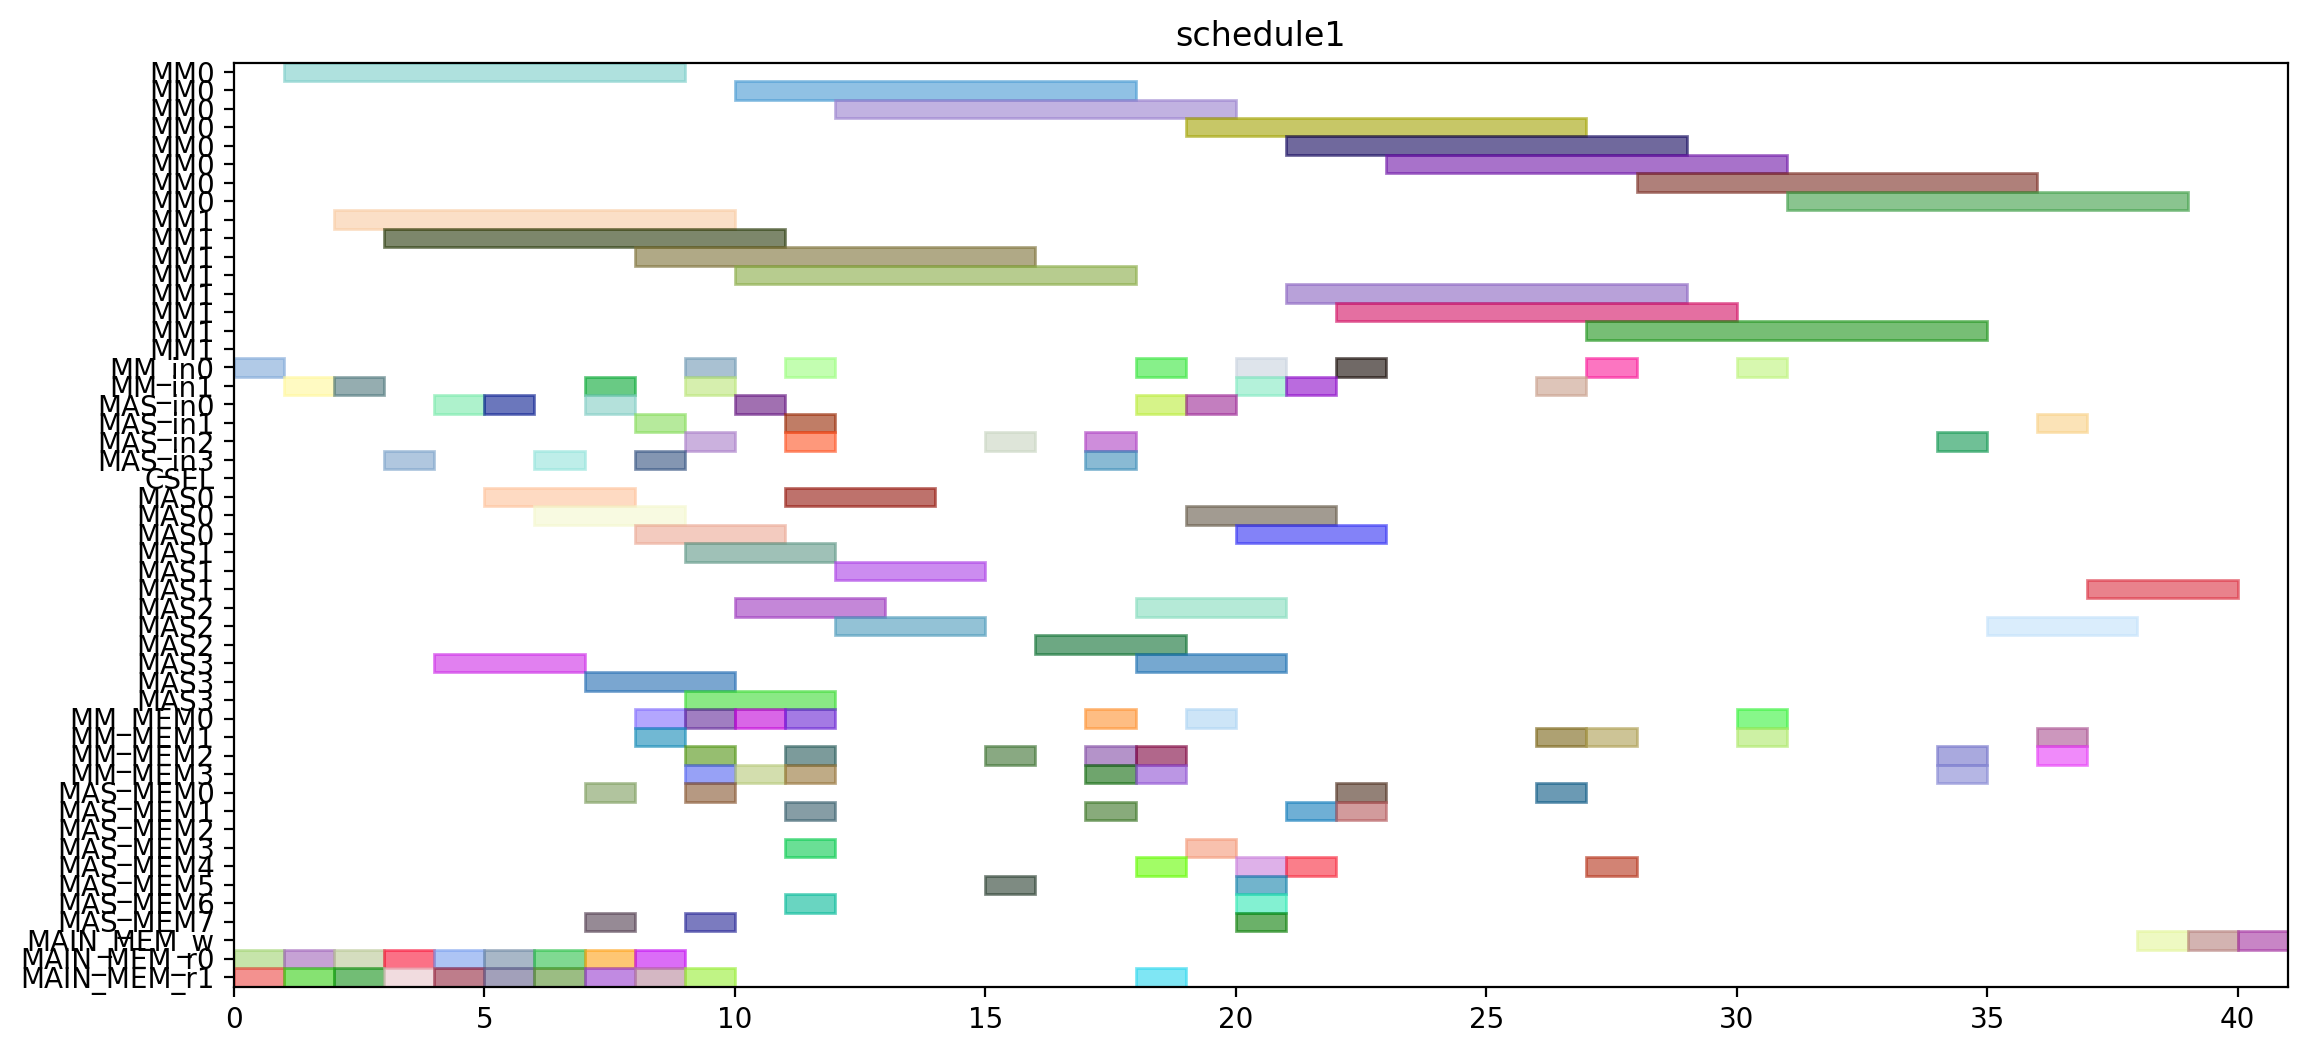

Here is the Python script that generated this plot:
from pyschedule import Scenario, solvers, plotters, alt


def solve():
	horizon = 151
	S = Scenario("schedule1", horizon=horizon)

	# resource
	MM = S.Resources('MM', num=2, size=8)
	MM_in = S.Resources('MM_in', num=2)
	MAS_in = S.Resources('MAS_in', num=4)
	CSEL = S.Resource('CSEL')
	MAS = S.Resources('MAS', num=4, size=3, periods=range(1, horizon))
	MM_MEM = S.Resources('MM_MEM', num=4)
	MAS_MEM = S.Resources('MAS_MEM', num=8)
	MAIN_MEM_w = S.Resource('MAIN_MEM_w', size=1)
	MAIN_MEM_r = S.Resources('MAIN_MEM_r', num=2)

	# result of previous scheduling
	t0_in = S.Task('t0_in', length=1, delay_cost=1)
	S += t0_in >= 0
	t0_in += MM_in[0]

	t0_mem0 = S.Task('t0_mem0', length=1, delay_cost=1)
	S += t0_mem0 >= 0
	t0_mem0 += MAIN_MEM_r[0]

	t0_mem1 = S.Task('t0_mem1', length=1, delay_cost=1)
	S += t0_mem1 >= 0
	t0_mem1 += MAIN_MEM_r[1]

	t0 = S.Task('t0', length=8, delay_cost=1)
	S += t0 >= 1
	t0 += MM[0]

	t2_in = S.Task('t2_in', length=1, delay_cost=1)
	S += t2_in >= 1
	t2_in += MM_in[1]

	t2_mem0 = S.Task('t2_mem0', length=1, delay_cost=1)
	S += t2_mem0 >= 1
	t2_mem0 += MAIN_MEM_r[0]

	t2_mem1 = S.Task('t2_mem1', length=1, delay_cost=1)
	S += t2_mem1 >= 1
	t2_mem1 += MAIN_MEM_r[1]

	t1_in = S.Task('t1_in', length=1, delay_cost=1)
	S += t1_in >= 2
	t1_in += MM_in[1]

	t1_mem0 = S.Task('t1_mem0', length=1, delay_cost=1)
	S += t1_mem0 >= 2
	t1_mem0 += MAIN_MEM_r[0]

	t1_mem1 = S.Task('t1_mem1', length=1, delay_cost=1)
	S += t1_mem1 >= 2
	t1_mem1 += MAIN_MEM_r[1]

	t2 = S.Task('t2', length=8, delay_cost=1)
	S += t2 >= 2
	t2 += MM[1]

	t1 = S.Task('t1', length=8, delay_cost=1)
	S += t1 >= 3
	t1 += MM[1]

	t14_in = S.Task('t14_in', length=1, delay_cost=1)
	S += t14_in >= 3
	t14_in += MAS_in[3]

	t14_mem0 = S.Task('t14_mem0', length=1, delay_cost=1)
	S += t14_mem0 >= 3
	t14_mem0 += MAIN_MEM_r[0]

	t14_mem1 = S.Task('t14_mem1', length=1, delay_cost=1)
	S += t14_mem1 >= 3
	t14_mem1 += MAIN_MEM_r[1]

	t13_in = S.Task('t13_in', length=1, delay_cost=1)
	S += t13_in >= 4
	t13_in += MAS_in[0]

	t13_mem0 = S.Task('t13_mem0', length=1, delay_cost=1)
	S += t13_mem0 >= 4
	t13_mem0 += MAIN_MEM_r[0]

	t13_mem1 = S.Task('t13_mem1', length=1, delay_cost=1)
	S += t13_mem1 >= 4
	t13_mem1 += MAIN_MEM_r[1]

	t14 = S.Task('t14', length=3, delay_cost=1)
	S += t14 >= 4
	t14 += MAS[3]

	t13 = S.Task('t13', length=3, delay_cost=1)
	S += t13 >= 5
	t13 += MAS[0]

	t3_in = S.Task('t3_in', length=1, delay_cost=1)
	S += t3_in >= 5
	t3_in += MAS_in[0]

	t3_mem0 = S.Task('t3_mem0', length=1, delay_cost=1)
	S += t3_mem0 >= 5
	t3_mem0 += MAIN_MEM_r[0]

	t3_mem1 = S.Task('t3_mem1', length=1, delay_cost=1)
	S += t3_mem1 >= 5
	t3_mem1 += MAIN_MEM_r[1]

	t3 = S.Task('t3', length=3, delay_cost=1)
	S += t3 >= 6
	t3 += MAS[0]

	t4_in = S.Task('t4_in', length=1, delay_cost=1)
	S += t4_in >= 6
	t4_in += MAS_in[3]

	t4_mem0 = S.Task('t4_mem0', length=1, delay_cost=1)
	S += t4_mem0 >= 6
	t4_mem0 += MAIN_MEM_r[0]

	t4_mem1 = S.Task('t4_mem1', length=1, delay_cost=1)
	S += t4_mem1 >= 6
	t4_mem1 += MAIN_MEM_r[1]

	t15_in = S.Task('t15_in', length=1, delay_cost=1)
	S += t15_in >= 7
	t15_in += MM_in[1]

	t15_mem0 = S.Task('t15_mem0', length=1, delay_cost=1)
	S += t15_mem0 >= 7
	t15_mem0 += MAS_MEM[0]

	t15_mem1 = S.Task('t15_mem1', length=1, delay_cost=1)
	S += t15_mem1 >= 7
	t15_mem1 += MAS_MEM[7]

	t4 = S.Task('t4', length=3, delay_cost=1)
	S += t4 >= 7
	t4 += MAS[3]

	t9_in = S.Task('t9_in', length=1, delay_cost=1)
	S += t9_in >= 7
	t9_in += MAS_in[0]

	t9_mem0 = S.Task('t9_mem0', length=1, delay_cost=1)
	S += t9_mem0 >= 7
	t9_mem0 += MAIN_MEM_r[0]

	t9_mem1 = S.Task('t9_mem1', length=1, delay_cost=1)
	S += t9_mem1 >= 7
	t9_mem1 += MAIN_MEM_r[1]

	t15 = S.Task('t15', length=8, delay_cost=1)
	S += t15 >= 8
	t15 += MM[1]

	t18_in = S.Task('t18_in', length=1, delay_cost=1)
	S += t18_in >= 8
	t18_in += MAS_in[1]

	t18_mem0 = S.Task('t18_mem0', length=1, delay_cost=1)
	S += t18_mem0 >= 8
	t18_mem0 += MM_MEM[0]

	t18_mem1 = S.Task('t18_mem1', length=1, delay_cost=1)
	S += t18_mem1 >= 8
	t18_mem1 += MM_MEM[1]

	t8_in = S.Task('t8_in', length=1, delay_cost=1)
	S += t8_in >= 8
	t8_in += MAS_in[3]

	t8_mem0 = S.Task('t8_mem0', length=1, delay_cost=1)
	S += t8_mem0 >= 8
	t8_mem0 += MAIN_MEM_r[0]

	t8_mem1 = S.Task('t8_mem1', length=1, delay_cost=1)
	S += t8_mem1 >= 8
	t8_mem1 += MAIN_MEM_r[1]

	t9 = S.Task('t9', length=3, delay_cost=1)
	S += t9 >= 8
	t9 += MAS[0]

	t16_in = S.Task('t16_in', length=1, delay_cost=1)
	S += t16_in >= 9
	t16_in += MAS_in[2]

	t16_mem0 = S.Task('t16_mem0', length=1, delay_cost=1)
	S += t16_mem0 >= 9
	t16_mem0 += MM_MEM[0]

	t16_mem1 = S.Task('t16_mem1', length=1, delay_cost=1)
	S += t16_mem1 >= 9
	t16_mem1 += MM_MEM[3]

	t18 = S.Task('t18', length=3, delay_cost=1)
	S += t18 >= 9
	t18 += MAS[1]

	t20_in = S.Task('t20_in', length=1, delay_cost=1)
	S += t20_in >= 9
	t20_in += MM_in[1]

	t20_mem0 = S.Task('t20_mem0', length=1, delay_cost=1)
	S += t20_mem0 >= 9
	t20_mem0 += MM_MEM[2]

	t20_mem1 = S.Task('t20_mem1', length=1, delay_cost=1)
	S += t20_mem1 >= 9
	t20_mem1 += MAIN_MEM_r[1]

	t5_in = S.Task('t5_in', length=1, delay_cost=1)
	S += t5_in >= 9
	t5_in += MM_in[0]

	t5_mem0 = S.Task('t5_mem0', length=1, delay_cost=1)
	S += t5_mem0 >= 9
	t5_mem0 += MAS_MEM[0]

	t5_mem1 = S.Task('t5_mem1', length=1, delay_cost=1)
	S += t5_mem1 >= 9
	t5_mem1 += MAS_MEM[7]

	t8 = S.Task('t8', length=3, delay_cost=1)
	S += t8 >= 9
	t8 += MAS[3]

	t16 = S.Task('t16', length=3, delay_cost=1)
	S += t16 >= 10
	t16 += MAS[2]

	t20 = S.Task('t20', length=8, delay_cost=1)
	S += t20 >= 10
	t20 += MM[1]

	t5 = S.Task('t5', length=8, delay_cost=1)
	S += t5 >= 10
	t5 += MM[0]

	t6_in = S.Task('t6_in', length=1, delay_cost=1)
	S += t6_in >= 10
	t6_in += MAS_in[0]

	t6_mem0 = S.Task('t6_mem0', length=1, delay_cost=1)
	S += t6_mem0 >= 10
	t6_mem0 += MM_MEM[0]

	t6_mem1 = S.Task('t6_mem1', length=1, delay_cost=1)
	S += t6_mem1 >= 10
	t6_mem1 += MM_MEM[3]

	t10_in = S.Task('t10_in', length=1, delay_cost=1)
	S += t10_in >= 11
	t10_in += MM_in[0]

	t10_mem0 = S.Task('t10_mem0', length=1, delay_cost=1)
	S += t10_mem0 >= 11
	t10_mem0 += MAS_MEM[6]

	t10_mem1 = S.Task('t10_mem1', length=1, delay_cost=1)
	S += t10_mem1 >= 11
	t10_mem1 += MAS_MEM[1]

	t11_in = S.Task('t11_in', length=1, delay_cost=1)
	S += t11_in >= 11
	t11_in += MAS_in[1]

	t11_mem0 = S.Task('t11_mem0', length=1, delay_cost=1)
	S += t11_mem0 >= 11
	t11_mem0 += MM_MEM[2]

	t11_mem1 = S.Task('t11_mem1', length=1, delay_cost=1)
	S += t11_mem1 >= 11
	t11_mem1 += MM_MEM[3]

	t19_in = S.Task('t19_in', length=1, delay_cost=1)
	S += t19_in >= 11
	t19_in += MAS_in[2]

	t19_mem0 = S.Task('t19_mem0', length=1, delay_cost=1)
	S += t19_mem0 >= 11
	t19_mem0 += MM_MEM[0]

	t19_mem1 = S.Task('t19_mem1', length=1, delay_cost=1)
	S += t19_mem1 >= 11
	t19_mem1 += MAS_MEM[3]

	t6 = S.Task('t6', length=3, delay_cost=1)
	S += t6 >= 11
	t6 += MAS[0]

	t10 = S.Task('t10', length=8, delay_cost=1)
	S += t10 >= 12
	t10 += MM[0]

	t11 = S.Task('t11', length=3, delay_cost=1)
	S += t11 >= 12
	t11 += MAS[1]

	t19 = S.Task('t19', length=3, delay_cost=1)
	S += t19 >= 12
	t19 += MAS[2]

	t17_in = S.Task('t17_in', length=1, delay_cost=1)
	S += t17_in >= 15
	t17_in += MAS_in[2]

	t17_mem0 = S.Task('t17_mem0', length=1, delay_cost=1)
	S += t17_mem0 >= 15
	t17_mem0 += MM_MEM[2]

	t17_mem1 = S.Task('t17_mem1', length=1, delay_cost=1)
	S += t17_mem1 >= 15
	t17_mem1 += MAS_MEM[5]

	t17 = S.Task('t17', length=3, delay_cost=1)
	S += t17 >= 16
	t17 += MAS[2]

	t22_in = S.Task('t22_in', length=1, delay_cost=1)
	S += t22_in >= 17
	t22_in += MAS_in[2]

	t22_mem0 = S.Task('t22_mem0', length=1, delay_cost=1)
	S += t22_mem0 >= 17
	t22_mem0 += MM_MEM[2]

	t22_mem1 = S.Task('t22_mem1', length=1, delay_cost=1)
	S += t22_mem1 >= 17
	t22_mem1 += MM_MEM[3]

	t7_in = S.Task('t7_in', length=1, delay_cost=1)
	S += t7_in >= 17
	t7_in += MAS_in[3]

	t7_mem0 = S.Task('t7_mem0', length=1, delay_cost=1)
	S += t7_mem0 >= 17
	t7_mem0 += MM_MEM[0]

	t7_mem1 = S.Task('t7_mem1', length=1, delay_cost=1)
	S += t7_mem1 >= 17
	t7_mem1 += MAS_MEM[1]

	t21_in = S.Task('t21_in', length=1, delay_cost=1)
	S += t21_in >= 18
	t21_in += MAS_in[0]

	t21_mem0 = S.Task('t21_mem0', length=1, delay_cost=1)
	S += t21_mem0 >= 18
	t21_mem0 += MM_MEM[2]

	t21_mem1 = S.Task('t21_mem1', length=1, delay_cost=1)
	S += t21_mem1 >= 18
	t21_mem1 += MM_MEM[3]

	t22 = S.Task('t22', length=3, delay_cost=1)
	S += t22 >= 18
	t22 += MAS[2]

	t23_in = S.Task('t23_in', length=1, delay_cost=1)
	S += t23_in >= 18
	t23_in += MM_in[0]

	t23_mem0 = S.Task('t23_mem0', length=1, delay_cost=1)
	S += t23_mem0 >= 18
	t23_mem0 += MAS_MEM[4]

	t23_mem1 = S.Task('t23_mem1', length=1, delay_cost=1)
	S += t23_mem1 >= 18
	t23_mem1 += MAIN_MEM_r[1]

	t7 = S.Task('t7', length=3, delay_cost=1)
	S += t7 >= 18
	t7 += MAS[3]

	t12_in = S.Task('t12_in', length=1, delay_cost=1)
	S += t12_in >= 19
	t12_in += MAS_in[0]

	t12_mem0 = S.Task('t12_mem0', length=1, delay_cost=1)
	S += t12_mem0 >= 19
	t12_mem0 += MM_MEM[0]

	t12_mem1 = S.Task('t12_mem1', length=1, delay_cost=1)
	S += t12_mem1 >= 19
	t12_mem1 += MAS_MEM[3]

	t21 = S.Task('t21', length=3, delay_cost=1)
	S += t21 >= 19
	t21 += MAS[0]

	t23 = S.Task('t23', length=8, delay_cost=1)
	S += t23 >= 19
	t23 += MM[0]

	t12 = S.Task('t12', length=3, delay_cost=1)
	S += t12 >= 20
	t12 += MAS[0]

	t25_in = S.Task('t25_in', length=1, delay_cost=1)
	S += t25_in >= 20
	t25_in += MM_in[1]

	t25_mem0 = S.Task('t25_mem0', length=1, delay_cost=1)
	S += t25_mem0 >= 20
	t25_mem0 += MAS_MEM[6]

	t25_mem1 = S.Task('t25_mem1', length=1, delay_cost=1)
	S += t25_mem1 >= 20
	t25_mem1 += MAS_MEM[5]

	t28_in = S.Task('t28_in', length=1, delay_cost=1)
	S += t28_in >= 20
	t28_in += MM_in[0]

	t28_mem0 = S.Task('t28_mem0', length=1, delay_cost=1)
	S += t28_mem0 >= 20
	t28_mem0 += MAS_MEM[4]

	t28_mem1 = S.Task('t28_mem1', length=1, delay_cost=1)
	S += t28_mem1 >= 20
	t28_mem1 += MAS_MEM[7]

	t25 = S.Task('t25', length=8, delay_cost=1)
	S += t25 >= 21
	t25 += MM[1]

	t27_in = S.Task('t27_in', length=1, delay_cost=1)
	S += t27_in >= 21
	t27_in += MM_in[1]

	t27_mem0 = S.Task('t27_mem0', length=1, delay_cost=1)
	S += t27_mem0 >= 21
	t27_mem0 += MAS_MEM[4]

	t27_mem1 = S.Task('t27_mem1', length=1, delay_cost=1)
	S += t27_mem1 >= 21
	t27_mem1 += MAS_MEM[1]

	t28 = S.Task('t28', length=8, delay_cost=1)
	S += t28 >= 21
	t28 += MM[0]

	t27 = S.Task('t27', length=8, delay_cost=1)
	S += t27 >= 22
	t27 += MM[1]

	t29_in = S.Task('t29_in', length=1, delay_cost=1)
	S += t29_in >= 22
	t29_in += MM_in[0]

	t29_mem0 = S.Task('t29_mem0', length=1, delay_cost=1)
	S += t29_mem0 >= 22
	t29_mem0 += MAS_MEM[0]

	t29_mem1 = S.Task('t29_mem1', length=1, delay_cost=1)
	S += t29_mem1 >= 22
	t29_mem1 += MAS_MEM[1]

	t29 = S.Task('t29', length=8, delay_cost=1)
	S += t29 >= 23
	t29 += MM[0]


	# new tasks
	t24 = S.Task('t24', length=8, delay_cost=1)
	t24 += alt(MM)
	t24_in = S.Task('t24_in', length=1, delay_cost=1)
	t24_in += alt(MM_in)
	S += t24_in*MM_in[0]<=t24*MM[0]
	S += t24_in*MM_in[1]<=t24*MM[1]
	t24_mem0 = S.Task('t24_mem0', length=1, delay_cost=1)
	t24_mem0 += MAS_MEM[0]
	S += 22 < t24_mem0
	S += t24_mem0 <= t24

	t24_mem1 = S.Task('t24_mem1', length=1, delay_cost=1)
	t24_mem1 += MM_MEM[1]
	S += 26 < t24_mem1
	S += t24_mem1 <= t24

	t26 = S.Task('t26', length=8, delay_cost=1)
	t26 += alt(MM)
	t26_in = S.Task('t26_in', length=1, delay_cost=1)
	t26_in += alt(MM_in)
	S += t26_in*MM_in[0]<=t26*MM[0]
	S += t26_in*MM_in[1]<=t26*MM[1]
	t26_mem0 = S.Task('t26_mem0', length=1, delay_cost=1)
	t26_mem0 += MAS_MEM[4]
	S += 14 < t26_mem0
	S += t26_mem0 <= t26

	t26_mem1 = S.Task('t26_mem1', length=1, delay_cost=1)
	t26_mem1 += MM_MEM[1]
	S += 26 < t26_mem1
	S += t26_mem1 <= t26

	PZ_new = S.Task('PZ_new', length=8, delay_cost=1)
	PZ_new += alt(MM)
	PZ_new_in = S.Task('PZ_new_in', length=1, delay_cost=1)
	PZ_new_in += alt(MM_in)
	S += PZ_new_in*MM_in[0]<=PZ_new*MM[0]
	S += PZ_new_in*MM_in[1]<=PZ_new*MM[1]
	S += 0<PZ_new

	PZ_new_w = S.Task('PZ_new_w', length=1, delay_cost=1)
	PZ_new_w += alt(MAIN_MEM_w)
	S += PZ_new <= PZ_new_w

	PZ_new_mem0 = S.Task('PZ_new_mem0', length=1, delay_cost=1)
	PZ_new_mem0 += MM_MEM[0]
	S += 30 < PZ_new_mem0
	S += PZ_new_mem0 <= PZ_new

	PZ_new_mem1 = S.Task('PZ_new_mem1', length=1, delay_cost=1)
	PZ_new_mem1 += MM_MEM[1]
	S += 28 < PZ_new_mem1
	S += PZ_new_mem1 <= PZ_new

	PX_new = S.Task('PX_new', length=3, delay_cost=1)
	PX_new += alt(MAS)
	PX_new_in = S.Task('PX_new_in', length=1, delay_cost=1)
	PX_new_in += alt(MAS_in)
	S += PX_new_in*MAS_in[0]<=PX_new*MAS[0]

	S += PX_new_in*MAS_in[1]<=PX_new*MAS[1]

	S += PX_new_in*MAS_in[2]<=PX_new*MAS[2]

	S += PX_new_in*MAS_in[3]<=PX_new*MAS[3]

	S += 0<PX_new

	PX_new_w = S.Task('PX_new_w', length=1, delay_cost=1)
	PX_new_w += alt(MAIN_MEM_w)
	S += PX_new <= PX_new_w

	PX_new_mem0 = S.Task('PX_new_mem0', length=1, delay_cost=1)
	PX_new_mem0 += MM_MEM[2]
	S += 28 < PX_new_mem0
	S += PX_new_mem0 <= PX_new

	PX_new_mem1 = S.Task('PX_new_mem1', length=1, delay_cost=1)
	PX_new_mem1 += alt(MM_MEM)
	S += (t24*MM[0])-1 < PX_new_mem1*MM_MEM[1]
	S += (t24*MM[1])-1 < PX_new_mem1*MM_MEM[3]
	S += PX_new_mem1 <= PX_new

	PY_new = S.Task('PY_new', length=3, delay_cost=1)
	PY_new += alt(MAS)
	PY_new_in = S.Task('PY_new_in', length=1, delay_cost=1)
	PY_new_in += alt(MAS_in)
	S += PY_new_in*MAS_in[0]<=PY_new*MAS[0]

	S += PY_new_in*MAS_in[1]<=PY_new*MAS[1]

	S += PY_new_in*MAS_in[2]<=PY_new*MAS[2]

	S += PY_new_in*MAS_in[3]<=PY_new*MAS[3]

	S += 0<PY_new

	PY_new_w = S.Task('PY_new_w', length=1, delay_cost=1)
	PY_new_w += alt(MAIN_MEM_w)
	S += PY_new <= PY_new_w

	PY_new_mem0 = S.Task('PY_new_mem0', length=1, delay_cost=1)
	PY_new_mem0 += MM_MEM[2]
	S += 29 < PY_new_mem0
	S += PY_new_mem0 <= PY_new

	PY_new_mem1 = S.Task('PY_new_mem1', length=1, delay_cost=1)
	PY_new_mem1 += alt(MM_MEM)
	S += (t26*MM[0])-1 < PY_new_mem1*MM_MEM[1]
	S += (t26*MM[1])-1 < PY_new_mem1*MM_MEM[3]
	S += PY_new_mem1 <= PY_new

	solvers.mip.solve(S,msg=1,kind='CPLEX',ratio_gap=1.01)

	solution = [['hoge']*len(S.solution()[1]) for i in range(len(S.solution()))]
	for i in range(len(S.solution())):
		for j in range(len(S.solution()[i])):
			solution[i][j]=str(S.solution()[i][j])
	print(solution)

	cycles = int(solution[-1][3])

	pic_file_name = "/mnt/rose/usr1/fukuda/ABE/multiRAM_multiMAS_16mux/scheduling_result/stage8MM2_stage3MAS4/EP_ADD_A_0/schedule1.png"
	if(S.solution() != []):
		plotters.matplotlib.plot(S,img_filename=pic_file_name, show_task_labels=False, fig_size=(cycles*0.25+3, 6))

	return solution
